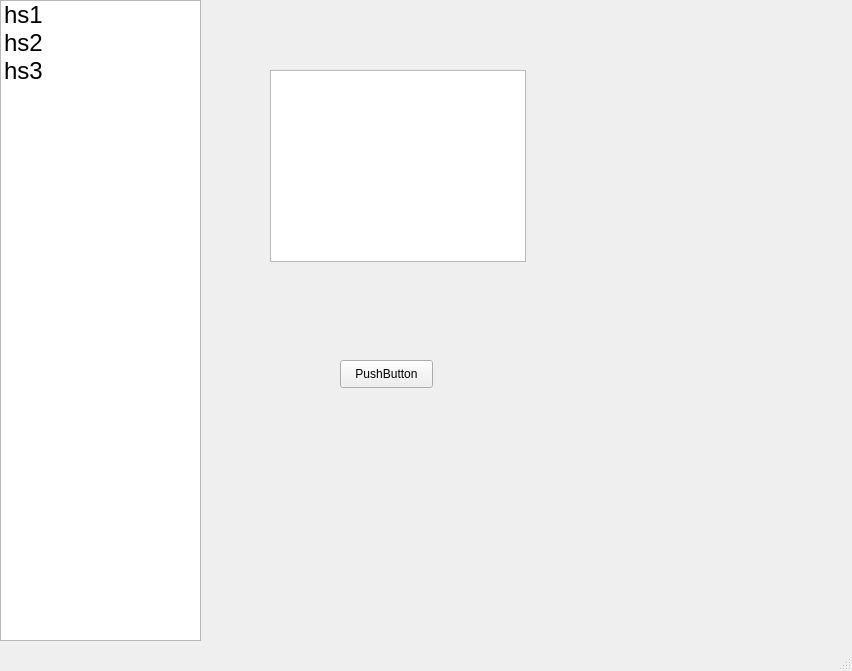
<?xml version="1.0" encoding="UTF-8"?>
<ui version="4.0">
 <class>MainWindow</class>
 <widget class="QMainWindow" name="MainWindow">
  <property name="geometry">
   <rect>
    <x>0</x>
    <y>0</y>
    <width>852</width>
    <height>671</height>
   </rect>
  </property>
  <property name="windowTitle">
   <string>holyshit</string>
  </property>
  <property name="windowIcon">
   <iconset resource="resources.qrc">
    <normaloff>:/new/prefix1/D:/Game/CS1_6/favicon.ico</normaloff>:/new/prefix1/D:/Game/CS1_6/favicon.ico</iconset>
  </property>
  <widget class="QWidget" name="centralWidget">
   <widget class="QListWidget" name="listWidget">
    <property name="geometry">
     <rect>
      <x>0</x>
      <y>0</y>
      <width>201</width>
      <height>641</height>
     </rect>
    </property>
    <item>
     <property name="text">
      <string>hs1</string>
     </property>
     <property name="font">
      <font>
       <pointsize>18</pointsize>
      </font>
     </property>
    </item>
    <item>
     <property name="text">
      <string>hs2</string>
     </property>
     <property name="font">
      <font>
       <pointsize>18</pointsize>
      </font>
     </property>
    </item>
    <item>
     <property name="text">
      <string>hs3</string>
     </property>
     <property name="font">
      <font>
       <pointsize>18</pointsize>
      </font>
     </property>
    </item>
   </widget>
   <widget class="QListView" name="listView">
    <property name="geometry">
     <rect>
      <x>270</x>
      <y>70</y>
      <width>256</width>
      <height>192</height>
     </rect>
    </property>
    <property name="mouseTracking">
     <bool>false</bool>
    </property>
    <property name="toolTip">
     <string/>
    </property>
   </widget>
   <widget class="QPushButton" name="pushButton">
    <property name="geometry">
     <rect>
      <x>340</x>
      <y>360</y>
      <width>93</width>
      <height>28</height>
     </rect>
    </property>
    <property name="text">
     <string>PushButton</string>
    </property>
   </widget>
  </widget>
  <widget class="QStatusBar" name="statusBar"/>
 </widget>
 <layoutdefault spacing="6" margin="11"/>
 <resources>
  <include location="resources.qrc"/>
 </resources>
 <connections/>
</ui>
